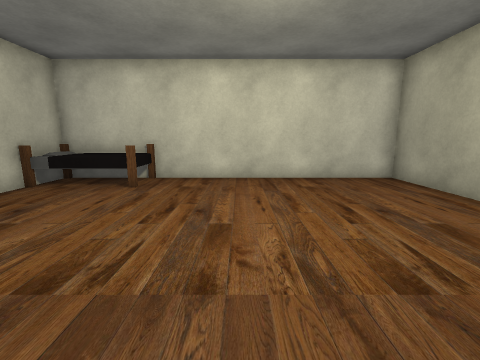
View 1 (above)

18 first-person views from a walk through a Unity game level. The camera is 1.5 m above the floor, tilts 10° down and sees 90° across. The floor is counted in squares, 1 m on a side. Each view is taken from the middle of a square. On the plan, view 1 faces up. The plan holds only what a view shows up to about 13 squares ahead; the rest is blank. The place goes on beyond the plan. The player character is not drawn. Some surface patterns are stand-ins.

View 2
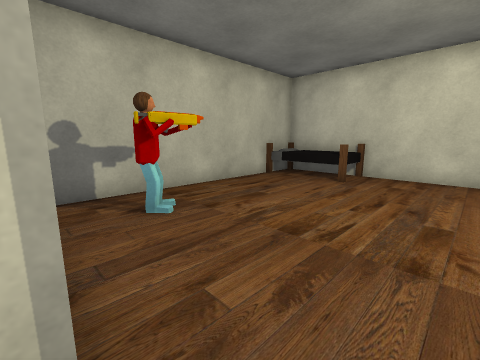

View 3
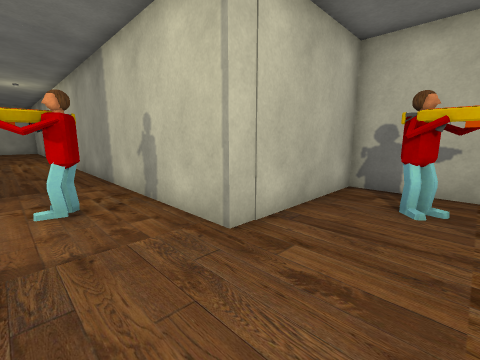

View 4
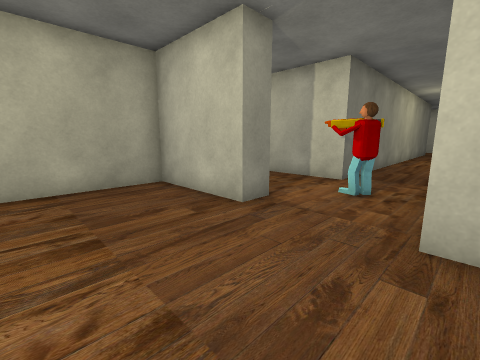

View 5
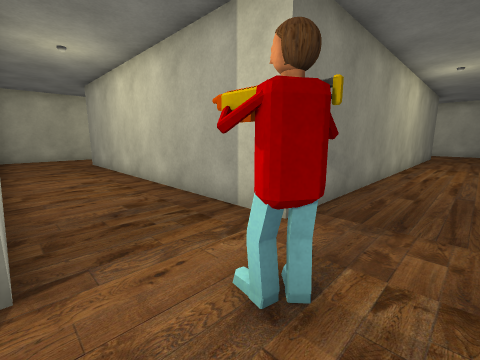

View 6
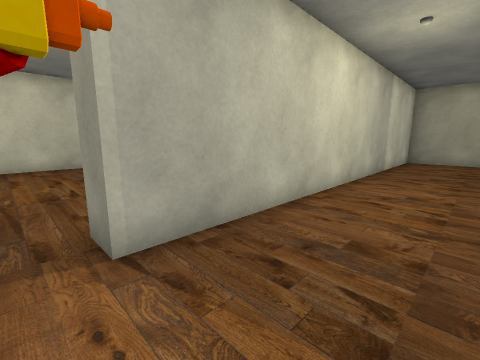

View 7
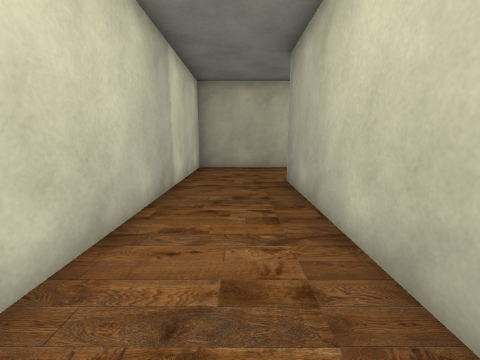

View 8
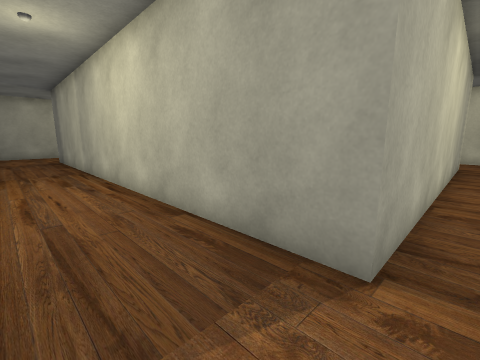

View 9
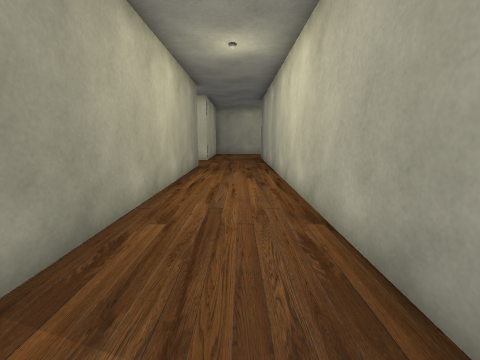

View 10
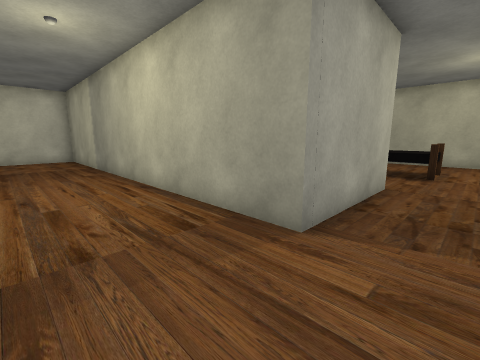

View 11
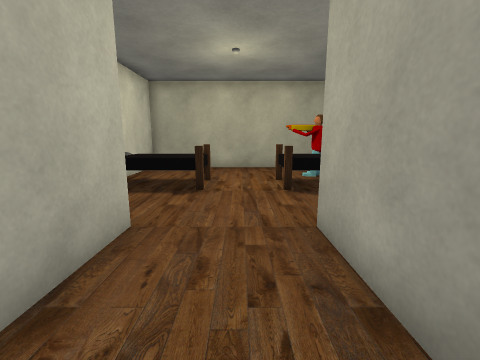

View 12
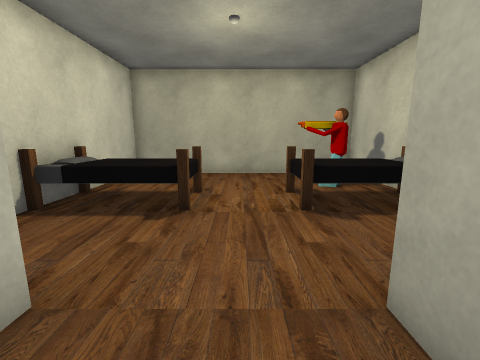

View 13
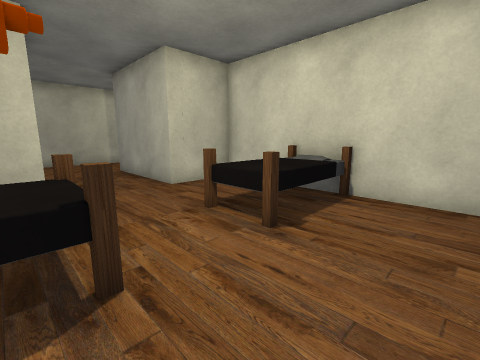

View 14
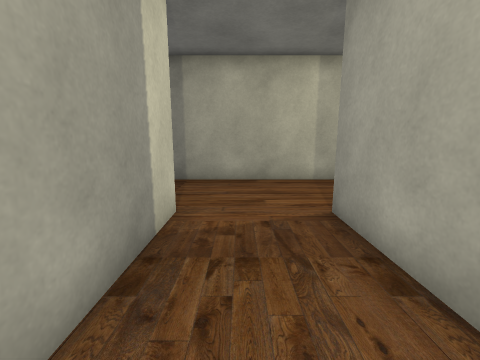

View 15
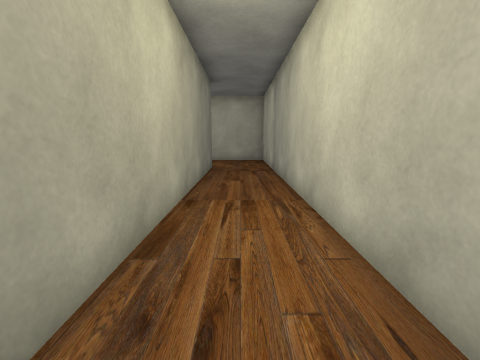

View 16
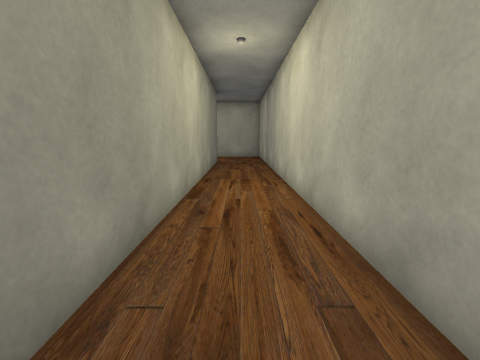

View 17
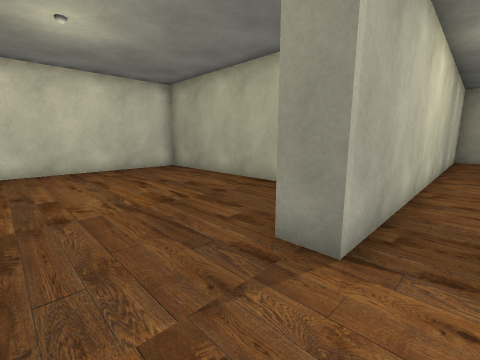

View 18
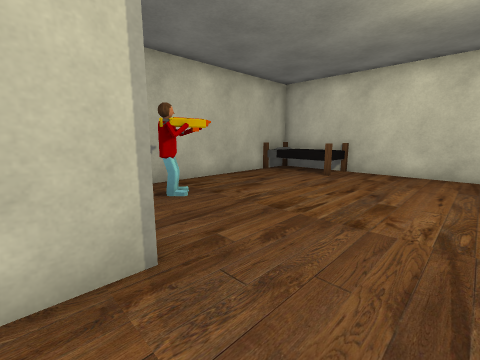

### Floor plan
Points are (right, up) in squares from view 1. A wall is a line through its corners. A room is listed if a view was taken in it or the views show most of it. See-through windows are left out.
Room 1 (views 1, 2, 3, 4, 5, 6, 7, 8, 9, 10, 11, 12, 14, 15, 16, 17, 18)
walls: (1.4, -22.5) (1.4, -5.7) (14.4, -5.7) (14.4, -22.4); (18.1, -21.3) (22.9, -21.3); (22.9, -18.1) (18.3, -18.1) (18.3, -1.9) (1.8, -1.9) (1.8, -0.8) (5.7, -0.8) (5.8, 9) (-6.6, 9) (-6.6, -0.8) (-1.6, -0.8) (-1.6, -22.5)
ways out: opening at (23, -19.5) to room 2
objects: bed (-6, 7) to (-3, 8); other object (-5, 1) to (-4, 2); other object (0, -4) to (1, -4)
Room 2 (view 13)
walls: (22.9, -21.3) (22.9, -22.1); (31.3, -22.5) (31.3, -15.6) (22.9, -15.6) (22.9, -18.1)
ways out: opening at (23, -19.5) to room 1
objects: bed (26, -22) to (28, -21); bed (26, -19) to (28, -16)

Where each view was taken, in squares from view 1:
view 1: 0 up, 0 right, facing up
view 2: 1 down, 0 right, facing up-left
view 3: 2 up, 1 right, facing down-left
view 4: 3 up, 2 left, facing down-right
view 5: 2 down, 1 left, facing down-right
view 6: 5 down, 1 right, facing up-right
view 7: 4 down, 6 right, facing right
view 8: 5 down, 17 right, facing down-left
view 9: 5 down, 16 right, facing down
view 10: 20 down, 15 right, facing up-right
view 11: 20 down, 19 right, facing right
view 12: 20 down, 21 right, facing right
view 13: 22 down, 30 right, facing up-left
view 14: 20 down, 23 right, facing left
view 15: 11 down, 0 right, facing down
view 16: 8 down, 0 right, facing down
view 17: 3 down, 1 left, facing up-right
view 18: 2 down, 1 right, facing up-left
